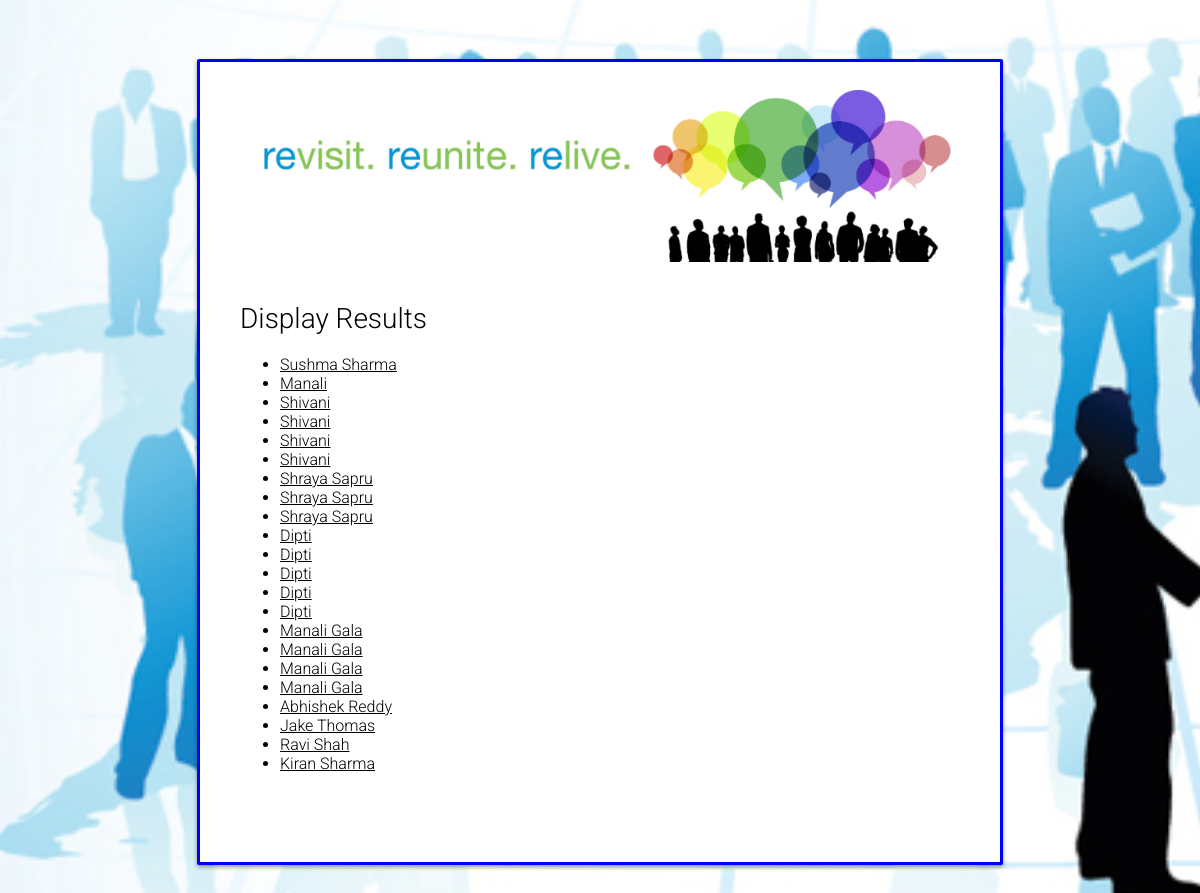
Page /alumni_tracker/search/display/ on the committed database.
### alumni_tracker/models.py (models this page shows, shortened)
class Alumnus(models.Model):
	alumni_name = models.CharField(max_length=100)
	roll_no = models.CharField(max_length=7,primary_key=True)
	present_city = models.ForeignKey(Location,on_delete=models.SET_NULL,null=True)
	email_id = models.CharField(max_length=20,null=True)
	dept_code = models.ForeignKey(Department,on_delete=models.SET_NULL,null=True)
	grad_year = models.IntegerField()
	cgpa = models.IntegerField()
	github = models.CharField(max_length=30)
	linkedin = models.CharField(max_length=30)

### alumni_tracker/views.py (the view)
# urls.py: url(r'^search/display/(?P<pk>[0-9]+[A-Z]+[0-9]+)/$', views.details, name='details'),
def display(request):
	alumni_results = Alumnus.objects.all()
	query = request.GET.get("name")
	query1= request.GET.get("grad_year")
	query2= request.GET.get("present_city")
	query3= request.GET.get("dept_code")
	flag=1
	if query:
		alumni_results = alumni_results.filter(
			Q(alumni_name__icontains=query)
		).distinct()
	if query1:
		alumni_results = alumni_results.filter(
		Q(grad_year__exact=query1)
	).distinct()
	if query2:
		alumni_results = alumni_results.filter(
		Q(present_city__city__icontains=query2)
	).distinct()
	if query3:
		alumni_results = alumni_results.filter(
		Q(dept_code__dept_code__icontains=query3)
	).distinct()
	if flag==1:
		return render(request, 'alumni_tracker/display.html', {'alumni_list': alumni_results})
	else:
		return render(request, 'alumni_tracker/display.html', {'alumni_list': alumni_results})

### alumni_tracker/templates/alumni_tracker/display.html (shortened to what this page needs)
{% load staticfiles %}
<!DOCTYPE html>
<html >
<head>
      <link rel="stylesheet" href="{% static 'alumni_tracker/alumnus.css' %}">
</head>
<body>
  <div id="login-box">
  	<div class="top">
  	</div>
  <div class="left">
  	<div  id="alumni_list">
    <h1>Display Results</h1>
<ul>
	{% for alumni in alumni_list %}
		<li><a  id="alumnus_name" href="{% url 'alumni_tracker:details' alumni.roll_no %}">{{alumni.alumni_name}}</a></li>
	{% endfor %}
</ul>
   </div>
  </div>
</div>
</body>
</html>

### alumni_tracker/static/alumni_tracker/alumnus.css (style rules this page uses)
body { font-family: 'Roboto', sans-serif; font-weight: 300; background-image: url("images/createalumnusbackground.jpg"); background-size: cover; }
#login-box { position: relative; margin: 5% auto; width: 800px; height: 800px; background: #FFF; border-radius: 2px; box-shadow: 0 2px 4px rgba(0, 0, 0, 0.4); border-style: solid; border-color: blue; }
.top { width: 800px; height: 200px; background-image: url("images/createalumnustop.png"); background-size: cover; }
.left { position: relative; align-self: center; top: 0; left: 0; box-sizing: border-box; padding: 40px; width: 800px; height: 400px; }
h1 { margin: 0 0 20px 0; font-weight: 300; font-size: 28px; }
#alumnus_name { color: #000; }

### rows in the picture
Alumnus: alumni_name "Sushma Sharma"
Alumnus: alumni_name "Manali"
Alumnus: alumni_name "Shivani"
Alumnus: alumni_name "Shivani"
Alumnus: alumni_name "Shivani"
Alumnus: alumni_name "Shivani"
Alumnus: alumni_name "Shraya Sapru"
Alumnus: alumni_name "Shraya Sapru"
Alumnus: alumni_name "Shraya Sapru"
Alumnus: alumni_name "Dipti"
Alumnus: alumni_name "Dipti"
Alumnus: alumni_name "Dipti"
Alumnus: alumni_name "Dipti"
Alumnus: alumni_name "Dipti"
Alumnus: alumni_name "Manali Gala"
Alumnus: alumni_name "Manali Gala"
Alumnus: alumni_name "Manali Gala"
Alumnus: alumni_name "Manali Gala"
Alumnus: alumni_name "Abhishek Reddy"
Alumnus: alumni_name "Jake Thomas"
Alumnus: alumni_name "Ravi Shah"
Alumnus: alumni_name "Kiran Sharma"
